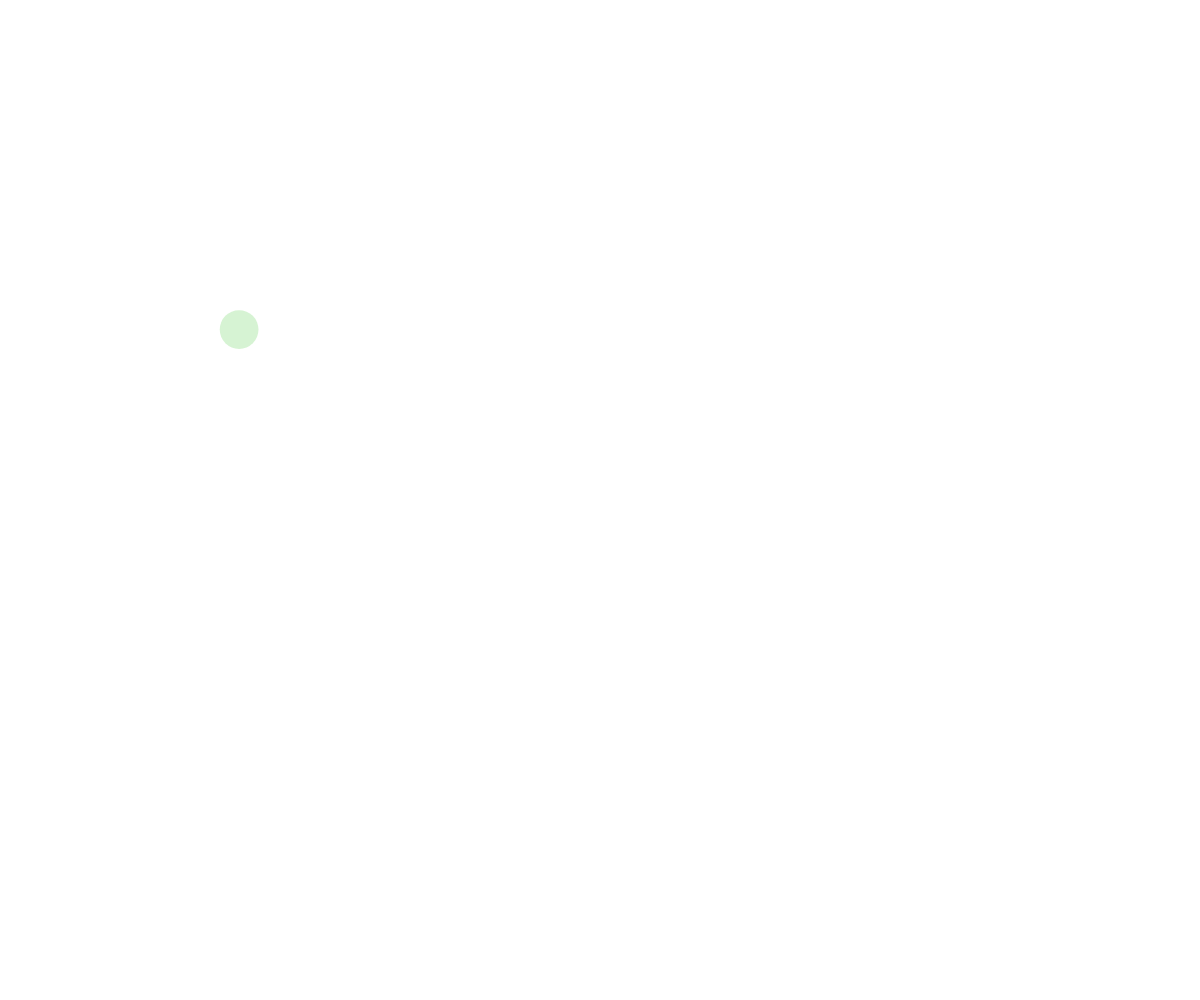
Frame 1 (no input)
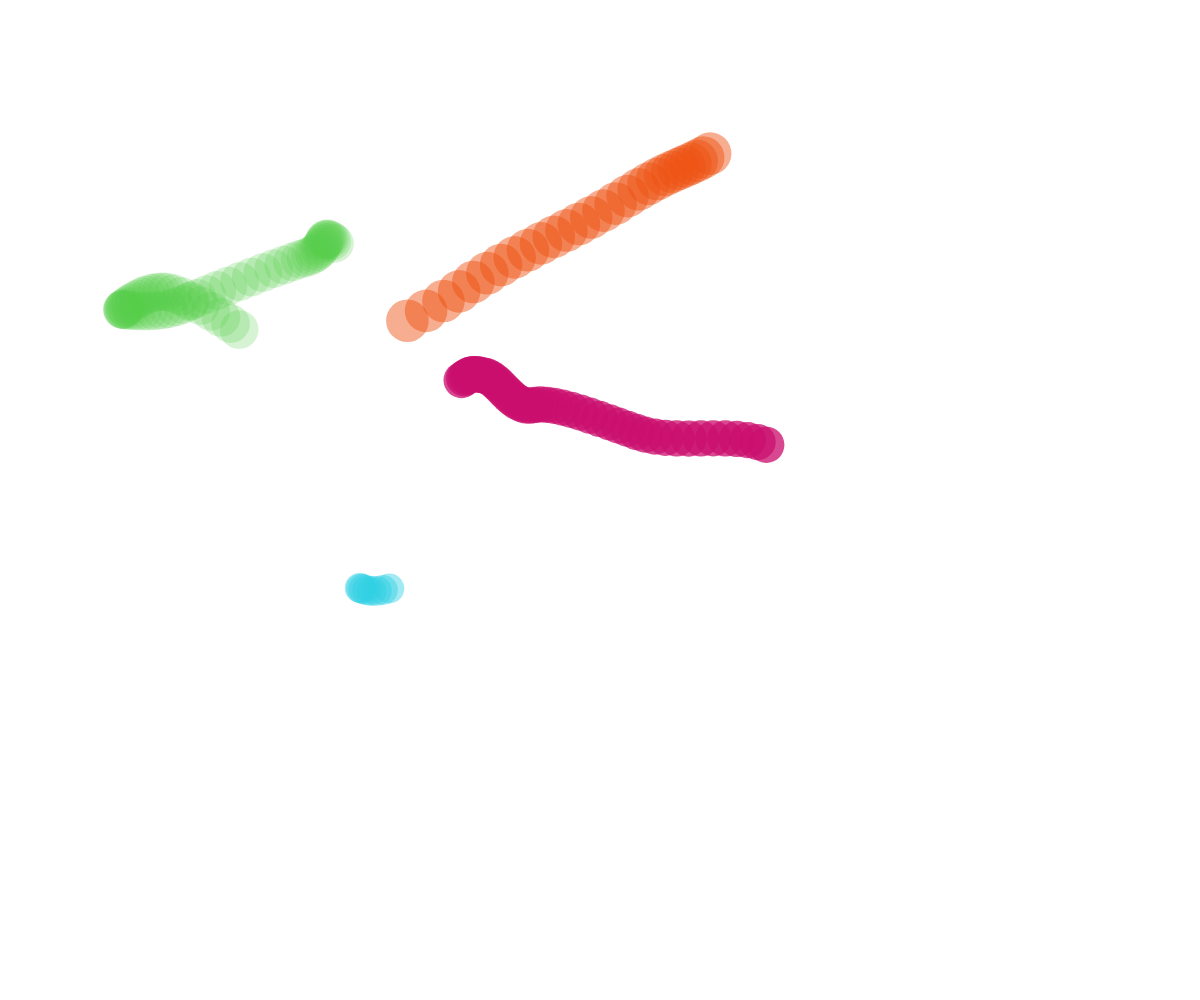
Frame 60 (no input)
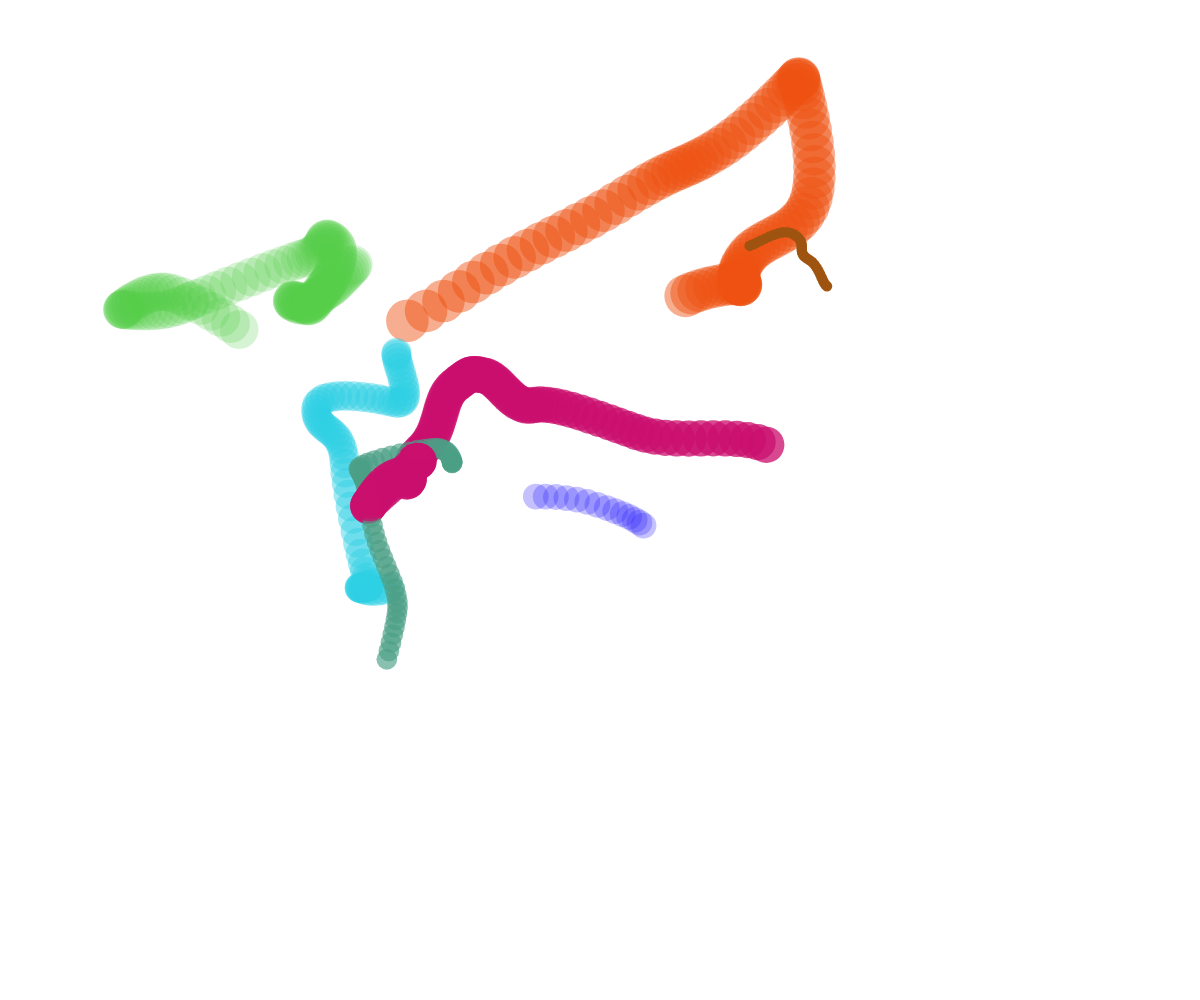
Frame 120 (the mouse pressed at the canvas centre since frame 60)

The p5.js sketch that drew these frames (run headless with seeded random() and noise() and a simulated clock; from frame 60 on, the mouse is pressed at the canvas centre):

// p5.js sketch
// ── sketch.js
// Perlin Demo with Bubbles

let theBubbles = [];

function setup() {
  createCanvas(windowWidth, windowHeight);
  spawnBubble();
  noStroke();
  window.setInterval(spawnBubble, 500);
}

function draw() {
  // background("white");

  //javascript convienience for loop
  for (let bubble of theBubbles) {
    //move
    bubble.x = noise(bubble.time) * width;
    bubble.y = noise(bubble.time + 300) * height;

    //display
    fill(bubble.color);
    circle(bubble.x, bubble.y, bubble.size);

    //update time
    bubble.time += 0.01;
  }

  //classic for loop
  // for (let i = 0; i < theBubbles.length; i++) {
  //   noStroke();
  //   fill(theBubbles[i].color);
  //   circle(theBubbles[i].x, theBubbles[i].y, theBubbles[i].size);
  // }
}

function spawnBubble() {
  let bubble = {
    x: random(width),
    y: random(height),
    size: random(5, 50),
    color: color(random(255),random(255),random(255),random(255)),
    time: random(1000),
  };
  theBubbles.push(bubble);
}
